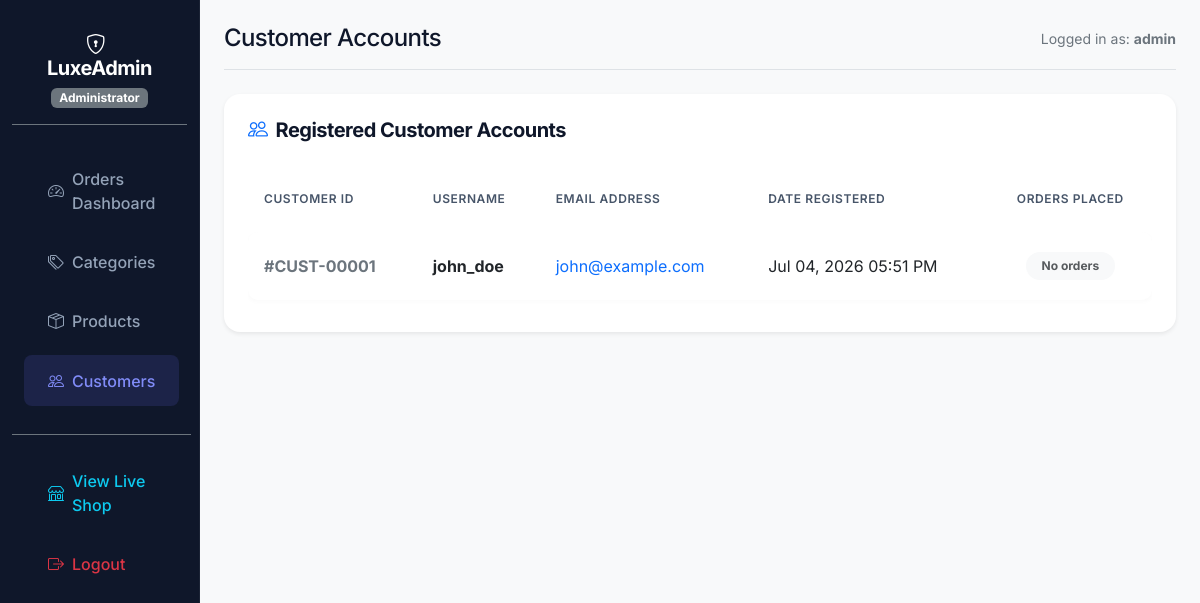
Page /admin/users.php (signed in) on the committed database.
### tables this page shows
CREATE TABLE IF NOT EXISTS `users` (
    `id` INT AUTO_INCREMENT PRIMARY KEY,
    `username` VARCHAR(50) NOT NULL UNIQUE,
    `email` VARCHAR(100) NOT NULL UNIQUE,
    `password` VARCHAR(255) NOT NULL,
    `created_at` TIMESTAMP DEFAULT CURRENT_TIMESTAMP
);

### config/db.php (called while the page is built, shortened)
<?php
function sanitize($data) {
    return htmlspecialchars(trim($data), ENT_QUOTES, 'UTF-8');
}
?>

### admin/users.php (the view, shortened to what this page needs)
<?php
require_once '../config/db.php';
require_once '../includes/admin_header.php';
$users = [];
try {
    $stmt = $pdo->query("
        SELECT u.id, u.username, u.email, u.created_at, COUNT(o.id) AS total_orders
        FROM users u
        LEFT JOIN orders o ON u.id = o.user_id
        GROUP BY u.id
        ORDER BY u.created_at DESC
    ");
    $users = $stmt->fetchAll();
} catch (PDOException $e) {
    $error_msg = "Failed to load customers: " . $e->getMessage();
}
?>
<div class="card border-0 shadow-sm rounded-4 bg-white p-4">
    <h5 class="fw-bold mb-4"><i class="bi bi-people me-2 text-primary"></i>Registered Customer Accounts</h5>
    <?php if (empty($users)): ?>
        <div class="text-center py-5 text-muted">
            <i class="bi bi-people-fill display-4"></i>
            <h6 class="mt-3">No customer accounts registered yet.</h6>
        </div>
    <?php else: ?>
        <div class="table-responsive">
            <table class="table align-middle table-premium mb-0">
                <thead>
                    <tr>
                        <th scope="col" class="ps-3">Customer ID</th>
                        <th scope="col">Username</th>
                        <th scope="col">Email Address</th>
                        <th scope="col">Date Registered</th>
                        <th scope="col" class="text-center">Orders Placed</th>
                    </tr>
                </thead>
                <tbody>
                    <?php foreach ($users as $user): ?>
                        <tr>
                            <td class="ps-3 fw-bold text-secondary">
                                #CUST-<?php echo str_pad($user['id'], 5, '0', STR_PAD_LEFT); ?>
                            </td>
                            <td>
                                <strong><?php echo sanitize($user['username']); ?></strong>
                            </td>
                            <td>
                                <a href="mailto:<?php echo sanitize($user['email']); ?>" class="text-indigo text-decoration-none">
                                    <?php echo sanitize($user['email']); ?>
                                </a>
                            </td>
                            <td>
                                <?php echo date('M d, Y h:i A', strtotime($user['created_at'])); ?>
                            </td>
                            <td class="text-center">
                                <?php if ($user['total_orders'] > 0): ?>
                                    <span class="badge bg-indigo-subtle text-primary px-3 py-2 rounded-pill fw-bold">
                                        <?php echo $user['total_orders']; ?> orders
                                    </span>
                                <?php else: ?>
                                    <span class="badge bg-light text-muted px-3 py-2 rounded-pill">
                                        No orders
                                    </span>
                                <?php endif; ?>
                            </td>
                        </tr>
                    <?php endforeach; ?>
                </tbody>
            </table>
        </div>
    <?php endif; ?>
</div>
<?php require_once '../includes/admin_footer.php'; ?>

### assets/css/style.css (style rules this page uses)
:root { --primary-gradient: linear-gradient(135deg, #6366f1 0%, #4f46e5 100%); --accent-gradient: linear-gradient(135deg, #14b8a6 0%, #0d9488 100%); --warning-gradient: linear-gradient(135deg, #f59e0b 0%, #d97706 100%); --danger-gradient: linear-gradient(135deg, #ef4444 0%, #dc2626 100%); --bg-main: #f8fafc; --card-bg: #ffffff; --text-primary: #0f172a; --text-secondary: #475569; --border-color: #e2e8f0; --neon-indigo: #818cf8; --font-inter: 'Inter', sans-serif; }
body { font-family: var(--font-inter); background-color: var(--bg-main); color: var(--text-primary); min-height: 100vh; display: flex; flex-direction: column; overflow-x: hidden; }
h1, h2, h3, h4, h5, h6 { font-weight: 700; letter-spacing: -0.025em; color: var(--text-primary); }
.table-premium { border-collapse: separate; border-spacing: 0 0.5rem; }
.table-premium thead th { border: none; color: var(--text-secondary); font-weight: 600; text-transform: uppercase; font-size: 0.75rem; letter-spacing: 0.05em; padding: 1rem; }
.table-premium tbody tr { background: #ffffff; box-shadow: 0 2px 4px rgba(0, 0, 0, 0.02); border-radius: 0.5rem; transition: transform 0.2s ease, box-shadow 0.2s ease; }
.table-premium tbody td { border: none; padding: 1.25rem 1rem; vertical-align: middle; }
.table-premium tbody tr td:first-child { border-top-left-radius: 0.75rem; border-bottom-left-radius: 0.75rem; }
.table-premium tbody tr td:last-child { border-top-right-radius: 0.75rem; border-bottom-right-radius: 0.75rem; }

### rows in the picture
users: id "00001", username "john_doe", email "john@example.com", created_at "Jul 04, 2026 05:51 PM"

### other values in the picture
$page_title "Customer Accounts"
$_SESSION['admin_username'] "admin"
